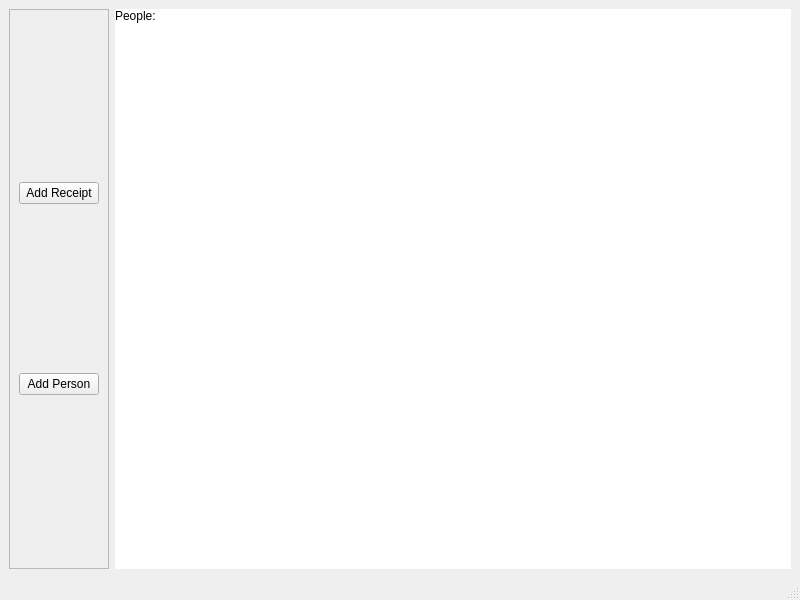
<?xml version="1.0" encoding="UTF-8"?>
<ui version="4.0">
 <class>MainWindow</class>
 <widget class="QMainWindow" name="MainWindow">
  <property name="geometry">
   <rect>
    <x>0</x>
    <y>0</y>
    <width>800</width>
    <height>600</height>
   </rect>
  </property>
  <property name="windowTitle">
   <string>MainWindow</string>
  </property>
  <widget class="QWidget" name="centralwidget">
   <layout class="QHBoxLayout" name="horizontalLayout">
    <item>
     <widget class="QFrame" name="btn_frame">
      <property name="frameShape">
       <enum>QFrame::StyledPanel</enum>
      </property>
      <property name="frameShadow">
       <enum>QFrame::Raised</enum>
      </property>
      <layout class="QVBoxLayout" name="verticalLayout">
       <item>
        <widget class="QPushButton" name="add_receipt_btn">
         <property name="text">
          <string>Add Receipt</string>
         </property>
        </widget>
       </item>
       <item>
        <widget class="QPushButton" name="add_person_btn">
         <property name="text">
          <string>Add Person</string>
         </property>
        </widget>
       </item>
      </layout>
     </widget>
    </item>
    <item>
     <widget class="QLabel" name="label">
      <property name="sizePolicy">
       <sizepolicy hsizetype="Expanding" vsizetype="Preferred">
        <horstretch>0</horstretch>
        <verstretch>0</verstretch>
       </sizepolicy>
      </property>
      <property name="styleSheet">
       <string notr="true">background-color:white;</string>
      </property>
      <property name="text">
       <string>People:</string>
      </property>
      <property name="alignment">
       <set>Qt::AlignLeading|Qt::AlignLeft|Qt::AlignTop</set>
      </property>
     </widget>
    </item>
   </layout>
  </widget>
  <widget class="QMenuBar" name="menubar">
   <property name="geometry">
    <rect>
     <x>0</x>
     <y>0</y>
     <width>800</width>
     <height>25</height>
    </rect>
   </property>
  </widget>
  <widget class="QStatusBar" name="statusbar"/>
 </widget>
 <resources/>
 <connections/>
</ui>
